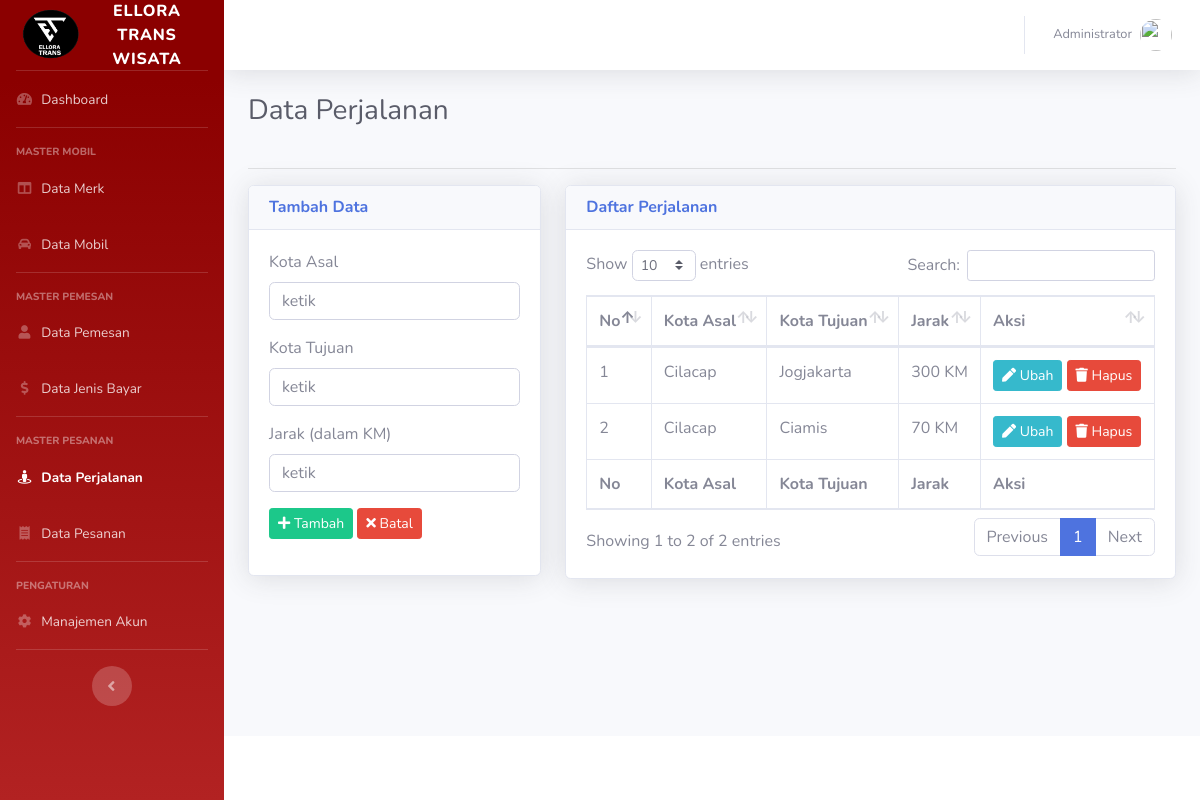
/perjalanan (signed in), run on the app's committed database.
### tables this page shows
CREATE TABLE `tbl_perjalanan` (
  `id` int(11) NOT NULL,
  `asal` varchar(20) DEFAULT NULL,
  `tujuan` varchar(20) DEFAULT NULL,
  `jarak` int(3) DEFAULT NULL
);

### controllers/C_Perjalanan.php (called while the page is built, shortened)
<?php
class C_Perjalanan extends Controller {
	public function __construct(){
		$this->perjalanan = $this->model('M_Perjalanan');
	}
	public function index(){
		$data = [
			'aktif' => 'perjalanan',
			'judul' => 'Data Perjalanan',
			'data_perjalanan' => $this->perjalanan->lihat(),
			'no' => 1
		];
		$this->view('perjalanan/index', $data);
	}
}

### index.php (called while the page is built, shortened)
<?php
require_once BASEPATH . DS . 'core' . DS . 'Database.php';
require_once BASEPATH . DS . 'core' . DS . 'Model.php';
new Route();
?>

### functions/url_function.php (called while the page is built, shortened)
<?php
function base_url($path = null){
	if(isset($path)){
		$path = filter_var($path, FILTER_SANITIZE_URL);
		$path = rtrim($path, '/');
		return BASE_URL . $path;
	}
	return BASE_URL;
}

### core/Model.php (called while the page is built, shortened)
<?php
class Model {
	public function __construct(){
		$this->db = new Database();
	}
	public function get($table, $kolom = []){
		if (count($kolom) == 0) {
			$this->_query = "SELECT * FROM {$table}";
		}
	}
	public function execute(){
		return $this->db->query($this->_query);
	}
}

### core/Database.php (called while the page is built, shortened)
<?php
class Database
{
	public function __construct()
	{
		$this->_koneksi = new mysqli(DB_HOST, DB_USER, DB_PASS, DB_NAME);
	}
	public function query($query)
	{
		return $this->_koneksi->query($query);
	}
}

### models/M_Perjalanan.php (called while the page is built, shortened)
<?php
class M_Perjalanan extends Model{
	public function lihat(){
		$query = $this->execute();
		return $query;
	}
}

### views/perjalanan/index.php (the view, shortened to what this page needs)
<!DOCTYPE html>
<html lang="en">
<head>
	<link href="<?= base_url('sb-admin-2/') ?>/vendor/fontawesome-free/css/all.min.css" rel="stylesheet" type="text/css">
	<link href="<?= base_url('sb-admin-2/') ?>/css/sb-admin-2.min.css" rel="stylesheet">
	<link href="<?= base_url('sb-admin-2/') ?>/vendor/datatables/dataTables.bootstrap4.min.css" rel="stylesheet">
</head>
<body id="page-top">
	<div id="wrapper">
	<div id="content-wrapper" class="d-flex flex-column">
		<div id="content">
			<div class="container-fluid">
				<div class="row">
					<div class="col-sm-12">
						<div class="clearfix">
							<div class="float-left">
								<h1 class="h3 mb-4 text-gray-800"><?= $judul ?></h1>
							</div>
						</div>
						<hr>
					</div>
				</div>
				<div class="row">
					<div class="col-sm-4">
						<div class="card shadow">
							<div class="card-header">
								<h6 class="m-0 font-weight-bold text-primary">Tambah Data</h6>
							</div>
							<div class="card-body">
								<form method="POST" action="<?= base_url('perjalanan/tambah') ?>">
								  	<div class="form-group">
										<label for="asal">Kota Asal</label>
										<input type="text" class="form-control" name="asal" id="asal" autocomplete="off" required="required" placeholder="ketik">
								  	</div>
								  	<div class="form-group">
										<label for="tujuan">Kota Tujuan</label>
										<input type="text" class="form-control" name="tujuan" id="tujuan" autocomplete="off" required="required" placeholder="ketik">
								  	</div>
								  	<div class="form-group">
										<label for="jarak">Jarak (dalam KM)</label>
										<input type="number" class="form-control" name="jarak" id="jarak" autocomplete="off" required="required" placeholder="ketik">
								  	</div>
								  	<div class="form-group">
										<button type="submit" class="btn btn-sm btn-success" name="tambah"><i class="fa fa-plus"></i> Tambah</button>
										<button type="reset" class="btn btn-sm btn-danger"><i class="fa fa-times"></i> Batal</button>
								  	</div>
								</form>
							</div>
						</div>
					</div>
					<div class="col-sm-8">
						<div class="card shadow">
							<div class="card-header">
								<h6 class="m-0 font-weight-bold text-primary">Daftar Perjalanan</h6>
							</div>
							<div class="card-body">
								<table class="table table-bordered" id="dataTable" width="" cellspacing="0">
	                  				<thead>
	                    				<tr>
	                    					<th>No</th>
	                    					<th>Kota Asal</th>
	                    					<th>Kota Tujuan</th>
	                    					<th>Jarak</th>
	                    					<th>Aksi</th>
	                    				</tr>
	                 				</thead>
	                  				<tfoot>
	                    				<tr>
	                    					<th>No</th>
	                    					<th>Kota Asal</th>
	                    					<th>Kota Tujuan</th>
	                    					<th>Jarak</th>
	                    					<th>Aksi</th>
	                    				</tr>
	                  				</tfoot>
	                 				<tbody>
	                 					<?php while($perjalanan = $data_perjalanan->fetch_object()) : ?>
	                 						<tr>
	                 							<td><?= $no++ ?></td>
	                 							<td><?= $perjalanan->asal ?></td>
	                 							<td><?= $perjalanan->tujuan ?></td>
	                 							<td><?= $perjalanan->jarak ?> KM</td>
	                 							<td>
	                 								<a href="<?= base_url('perjalanan/ubah/' . $perjalanan->id) ?>" class="btn btn-sm btn-info"><i class="fa fa-pen"></i> Ubah</a>
	                 								<a href="<?= base_url('perjalanan/hapus/' . $perjalanan->id) ?>" class="btn btn-sm btn-danger" onclick="return confirm('apakah anda yakin?')"><i class="fa fa-trash"></i> Hapus</a>
	                 							</td>
	                 						</tr>
	                 					<?php endwhile; ?>
	                 				</tbody>
              					</table>
							</div>
						</div>
					</div>
				</div>
			</div>
		</div>
	</div>
	</div>
</body>
</html>

### data on the page
tbl_perjalanan: asal "Cilacap", tujuan "Jogjakarta", jarak "300"
tbl_perjalanan: asal "Cilacap", tujuan "Ciamis", jarak "70"

### other printed values
$_SESSION['login']['nama'] "Administrator"
$judul "Data Perjalanan"
